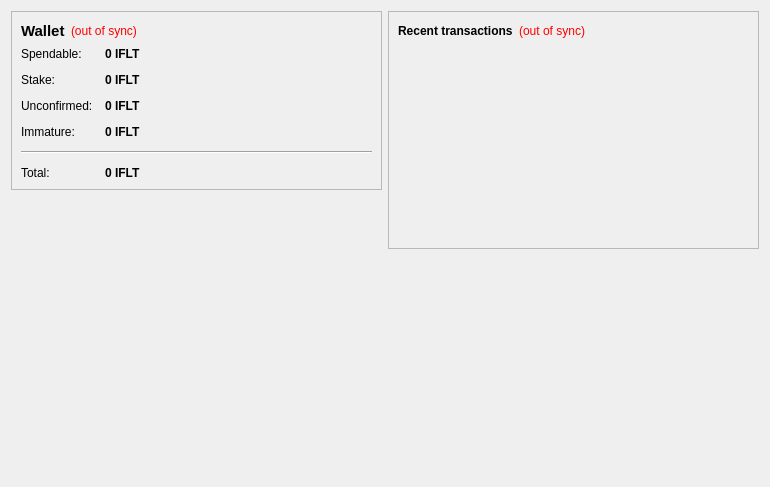
<?xml version="1.0" encoding="UTF-8"?>
<ui version="4.0">
 <class>OverviewPage</class>
 <widget class="QWidget" name="OverviewPage">
  <property name="geometry">
   <rect>
    <x>0</x>
    <y>0</y>
    <width>770</width>
    <height>487</height>
   </rect>
  </property>
  <property name="windowTitle">
   <string>Form</string>
  </property>
  <layout class="QHBoxLayout" name="horizontalLayout" stretch="1,1">
   <item>
    <layout class="QVBoxLayout" name="verticalLayout_2">
     <item>
      <widget class="QFrame" name="frame">
       <property name="frameShape">
        <enum>QFrame::StyledPanel</enum>
       </property>
       <property name="frameShadow">
        <enum>QFrame::Raised</enum>
       </property>
       <layout class="QVBoxLayout" name="verticalLayout_4">
        <item>
         <layout class="QHBoxLayout" name="horizontalLayout_4">
          <item>
           <widget class="QLabel" name="label_5">
            <property name="font">
             <font>
              <pointsize>11</pointsize>
              <weight>75</weight>
              <bold>true</bold>
             </font>
            </property>
            <property name="text">
             <string>Wallet</string>
            </property>
           </widget>
          </item>
          <item>
           <widget class="QLabel" name="labelWalletStatus">
            <property name="toolTip">
             <string>The displayed information may be out of date. Your wallet automatically synchronizes with the InflationCoin network after a connection is established, but this process has not completed yet.</string>
            </property>
            <property name="styleSheet">
             <string notr="true">QLabel { color: red; }</string>
            </property>
            <property name="text">
             <string notr="true">(out of sync)</string>
            </property>
            <property name="alignment">
             <set>Qt::AlignLeading|Qt::AlignLeft|Qt::AlignVCenter</set>
            </property>
           </widget>
          </item>
          <item>
           <spacer name="horizontalSpacer_2">
            <property name="orientation">
             <enum>Qt::Horizontal</enum>
            </property>
            <property name="sizeHint" stdset="0">
             <size>
              <width>40</width>
              <height>20</height>
             </size>
            </property>
           </spacer>
          </item>
         </layout>
        </item>
        <item>
         <layout class="QFormLayout" name="formLayout_2">
          <property name="fieldGrowthPolicy">
           <enum>QFormLayout::AllNonFixedFieldsGrow</enum>
          </property>
          <property name="horizontalSpacing">
           <number>12</number>
          </property>
          <property name="verticalSpacing">
           <number>12</number>
          </property>
          <item row="0" column="0">
           <widget class="QLabel" name="label">
            <property name="text">
             <string>Spendable:</string>
            </property>
           </widget>
          </item>
          <item row="0" column="1">
           <widget class="QLabel" name="labelBalance">
            <property name="font">
             <font>
              <weight>75</weight>
              <bold>true</bold>
             </font>
            </property>
            <property name="cursor">
             <cursorShape>IBeamCursor</cursorShape>
            </property>
            <property name="toolTip">
             <string>Your current spendable balance</string>
            </property>
            <property name="text">
             <string notr="true">0 IFLT</string>
            </property>
            <property name="textInteractionFlags">
             <set>Qt::LinksAccessibleByMouse|Qt::TextSelectableByKeyboard|Qt::TextSelectableByMouse</set>
            </property>
           </widget>
          </item>
          <item row="1" column="0">
           <widget class="QLabel" name="label_6">
            <property name="text">
             <string>Stake:</string>
            </property>
           </widget>
          </item>
          <item row="1" column="1">
           <widget class="QLabel" name="labelStake">
            <property name="font">
             <font>
              <weight>75</weight>
              <bold>true</bold>
             </font>
            </property>
            <property name="cursor">
             <cursorShape>IBeamCursor</cursorShape>
            </property>
            <property name="toolTip">
             <string>Total of coins that was staked, and do not yet count toward the current balance</string>
            </property>
            <property name="text">
             <string notr="true">0 IFLT</string>
            </property>
            <property name="textInteractionFlags">
             <set>Qt::LinksAccessibleByMouse|Qt::TextSelectableByKeyboard|Qt::TextSelectableByMouse</set>
            </property>
           </widget>
          </item>
          <item row="2" column="0">
           <widget class="QLabel" name="label_3">
            <property name="text">
             <string>Unconfirmed:</string>
            </property>
           </widget>
          </item>
          <item row="2" column="1">
           <widget class="QLabel" name="labelUnconfirmed">
            <property name="font">
             <font>
              <weight>75</weight>
              <bold>true</bold>
             </font>
            </property>
            <property name="cursor">
             <cursorShape>IBeamCursor</cursorShape>
            </property>
            <property name="toolTip">
             <string>Total of transactions that have yet to be confirmed, and do not yet count toward the current balance</string>
            </property>
            <property name="text">
             <string notr="true">0 IFLT</string>
            </property>
            <property name="textInteractionFlags">
             <set>Qt::LinksAccessibleByMouse|Qt::TextSelectableByKeyboard|Qt::TextSelectableByMouse</set>
            </property>
           </widget>
          </item>
          <item row="3" column="0">
           <widget class="QLabel" name="labelImmatureText">
            <property name="text">
             <string>Immature:</string>
            </property>
           </widget>
          </item>
          <item row="3" column="1">
           <widget class="QLabel" name="labelImmature">
            <property name="font">
             <font>
              <weight>75</weight>
              <bold>true</bold>
             </font>
            </property>
            <property name="toolTip">
             <string>Mined balance that has not yet matured</string>
            </property>
            <property name="text">
             <string notr="true">0 IFLT</string>
            </property>
            <property name="textInteractionFlags">
             <set>Qt::LinksAccessibleByMouse|Qt::TextSelectableByKeyboard|Qt::TextSelectableByMouse</set>
            </property>
           </widget>
          </item>
          <item row="4" column="0" colspan="2">
           <widget class="Line" name="line">
            <property name="orientation">
             <enum>Qt::Horizontal</enum>
            </property>
           </widget>
          </item>
          <item row="5" column="0">
           <widget class="QLabel" name="labelTotalText">
            <property name="text">
             <string>Total:</string>
            </property>
           </widget>
          </item>
          <item row="5" column="1">
           <widget class="QLabel" name="labelTotal">
            <property name="font">
             <font>
              <weight>75</weight>
              <bold>true</bold>
             </font>
            </property>
            <property name="cursor">
             <cursorShape>IBeamCursor</cursorShape>
            </property>
            <property name="toolTip">
             <string>Your current total balance</string>
            </property>
            <property name="text">
             <string notr="true">0 IFLT</string>
            </property>
            <property name="textInteractionFlags">
             <set>Qt::LinksAccessibleByMouse|Qt::TextSelectableByKeyboard|Qt::TextSelectableByMouse</set>
            </property>
           </widget>
          </item>
         </layout>
        </item>
       </layout>
      </widget>
     </item>
     <item>
      <spacer name="verticalSpacer">
       <property name="orientation">
        <enum>Qt::Vertical</enum>
       </property>
       <property name="sizeHint" stdset="0">
        <size>
         <width>20</width>
         <height>40</height>
        </size>
       </property>
      </spacer>
     </item>
     <item>
      <widget class="QLabel" name="label_6">
       <property name="text">
        <string/>
       </property>
       <property name="pixmap">
        <pixmap resource="../bitcoin.qrc">:/images/backg</pixmap>
       </property>
       <property name="scaledContents">
        <bool>false</bool>
       </property>
       <property name="alignment">
        <set>Qt::AlignCenter</set>
       </property>
       <property name="margin">
        <number>-2</number>
       </property>
      </widget>
     </item>
    </layout>
   </item>
   <item>
    <layout class="QVBoxLayout" name="verticalLayout_3">
     <item>
      <widget class="QFrame" name="frame_2">
       <property name="frameShape">
        <enum>QFrame::StyledPanel</enum>
       </property>
       <property name="frameShadow">
        <enum>QFrame::Raised</enum>
       </property>
       <layout class="QVBoxLayout" name="verticalLayout">
        <item>
         <layout class="QHBoxLayout" name="horizontalLayout_2">
          <item>
           <widget class="QLabel" name="label_4">
            <property name="text">
             <string>&lt;b&gt;Recent transactions&lt;/b&gt;</string>
            </property>
           </widget>
          </item>
          <item>
           <widget class="QLabel" name="labelTransactionsStatus">
            <property name="toolTip">
             <string>The displayed information may be out of date. Your wallet automatically synchronizes with the InflationCoin network after a connection is established, but this process has not completed yet.</string>
            </property>
            <property name="styleSheet">
             <string notr="true">QLabel { color: red; }</string>
            </property>
            <property name="text">
             <string notr="true">(out of sync)</string>
            </property>
            <property name="alignment">
             <set>Qt::AlignRight|Qt::AlignTrailing|Qt::AlignVCenter</set>
            </property>
           </widget>
          </item>
          <item>
           <spacer name="horizontalSpacer">
            <property name="orientation">
             <enum>Qt::Horizontal</enum>
            </property>
            <property name="sizeHint" stdset="0">
             <size>
              <width>40</width>
              <height>20</height>
             </size>
            </property>
           </spacer>
          </item>
         </layout>
        </item>
        <item>
         <widget class="QListView" name="listTransactions">
          <property name="styleSheet">
           <string notr="true">QListView { background: transparent; }</string>
          </property>
          <property name="frameShape">
           <enum>QFrame::NoFrame</enum>
          </property>
          <property name="verticalScrollBarPolicy">
           <enum>Qt::ScrollBarAlwaysOff</enum>
          </property>
          <property name="horizontalScrollBarPolicy">
           <enum>Qt::ScrollBarAlwaysOff</enum>
          </property>
          <property name="selectionMode">
           <enum>QAbstractItemView::NoSelection</enum>
          </property>
         </widget>
        </item>
       </layout>
      </widget>
     </item>
     <item>
      <spacer name="verticalSpacer_2">
       <property name="orientation">
        <enum>Qt::Vertical</enum>
       </property>
       <property name="sizeHint" stdset="0">
        <size>
         <width>20</width>
         <height>40</height>
        </size>
       </property>
      </spacer>
     </item>
    </layout>
   </item>
  </layout>
 </widget>
 <resources/>
 <connections/>
</ui>
